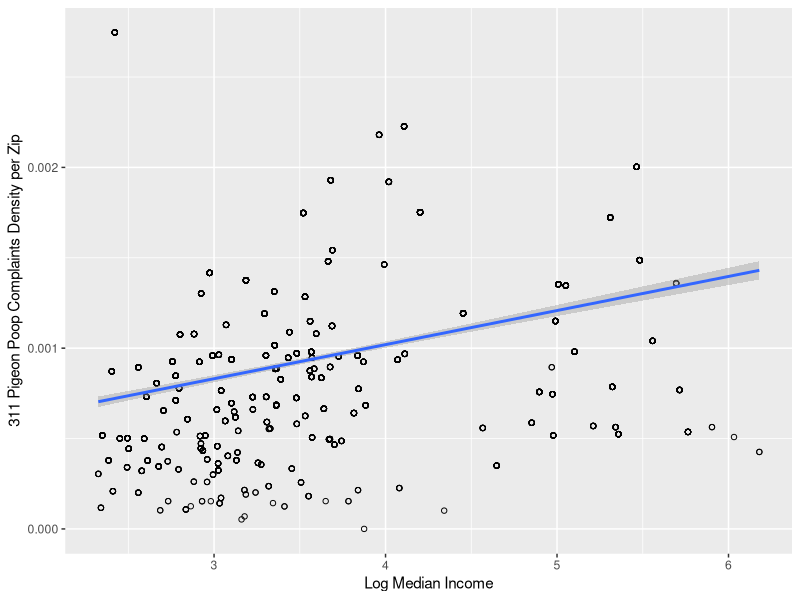

This figure's R source:
library(ggplot2)
library(data.table)

# Zip, MeanIncome, Created.Date,Closed.Date, NumComplaints
pp.data <- data.table(read.csv("./data/pp_income_data.csv",stringsAsFactors=FALSE))

scat.pp.income <- ggplot(pp.data, aes(x=Log.Mean.Income, y=Complaint.Density)) +
    geom_point(shape=1) +    # Use hollow circles
    geom_smooth(method=lm)+
    xlab("Log Median Income")+
    ylab("311 Pigeon Poop Complaints Density per Zip")

ggsave(plot=scat.pp.income,filename= file.path("./figures/latest/scat_pp_income.pdf"))

browser()